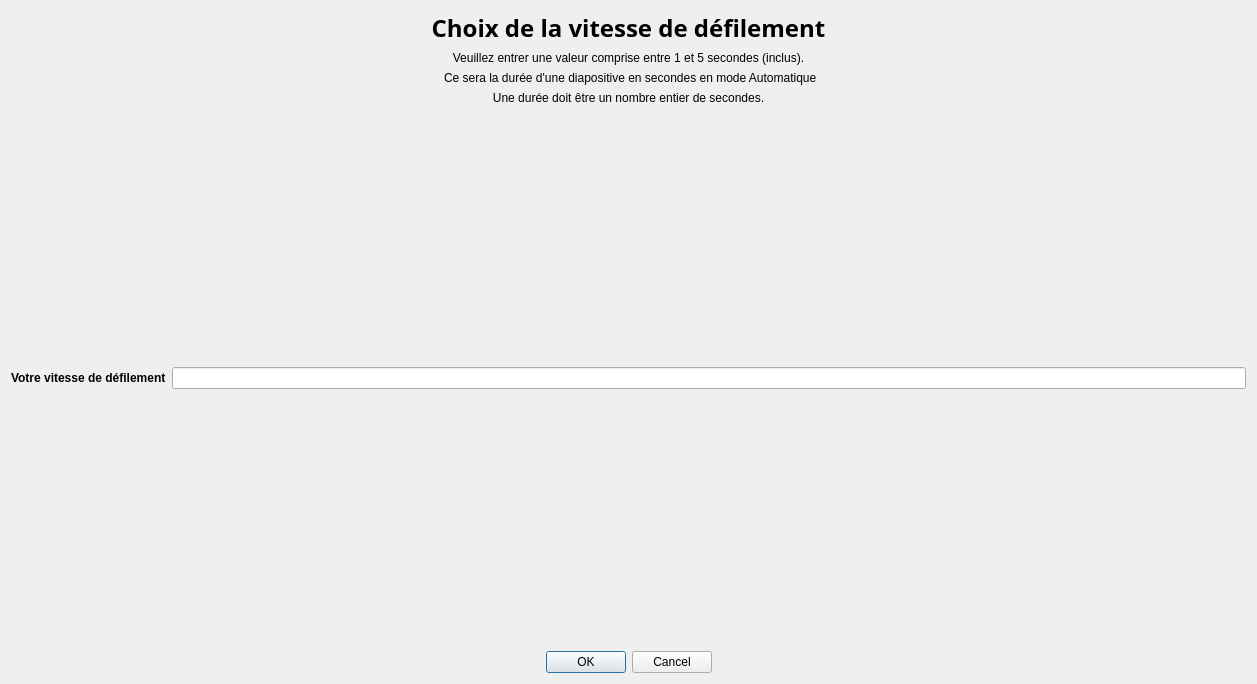
<?xml version="1.0" encoding="UTF-8"?>
<ui version="4.0">
 <class>choixVitesseDefilement</class>
 <widget class="QDialog" name="choixVitesseDefilement">
  <property name="geometry">
   <rect>
    <x>0</x>
    <y>0</y>
    <width>1257</width>
    <height>684</height>
   </rect>
  </property>
  <property name="windowTitle">
   <string>Dialog</string>
  </property>
  <layout class="QVBoxLayout" name="verticalLayout_2">
   <item>
    <layout class="QVBoxLayout" name="verticalLayout">
     <item>
      <widget class="QLabel" name="titre">
       <property name="font">
        <font>
         <family>Segoe UI Black</family>
         <pointsize>18</pointsize>
         <bold>true</bold>
        </font>
       </property>
       <property name="text">
        <string>Choix de la vitesse de défilement</string>
       </property>
       <property name="alignment">
        <set>Qt::AlignCenter</set>
       </property>
      </widget>
     </item>
     <item>
      <widget class="QLabel" name="desc1">
       <property name="text">
        <string>Veuillez entrer une valeur comprise entre 1 et 5 secondes (inclus).</string>
       </property>
       <property name="alignment">
        <set>Qt::AlignCenter</set>
       </property>
      </widget>
     </item>
     <item>
      <widget class="QLabel" name="desc2">
       <property name="text">
        <string> Ce sera la durée d'une diapositive en secondes en mode Automatique</string>
       </property>
       <property name="alignment">
        <set>Qt::AlignCenter</set>
       </property>
      </widget>
     </item>
     <item>
      <widget class="QLabel" name="label">
       <property name="text">
        <string>Une durée doit être un nombre entier de secondes.</string>
       </property>
       <property name="alignment">
        <set>Qt::AlignCenter</set>
       </property>
      </widget>
     </item>
     <item>
      <spacer name="verticalSpacer">
       <property name="orientation">
        <enum>Qt::Vertical</enum>
       </property>
       <property name="sizeHint" stdset="0">
        <size>
         <width>20</width>
         <height>40</height>
        </size>
       </property>
      </spacer>
     </item>
     <item>
      <layout class="QFormLayout" name="formLayout">
       <item row="0" column="0">
        <widget class="QLabel" name="titreSaisie">
         <property name="font">
          <font>
           <bold>true</bold>
          </font>
         </property>
         <property name="text">
          <string>Votre vitesse de défilement</string>
         </property>
        </widget>
       </item>
       <item row="0" column="1">
        <widget class="QLineEdit" name="choixUtilisateur"/>
       </item>
      </layout>
     </item>
     <item>
      <spacer name="verticalSpacer_2">
       <property name="orientation">
        <enum>Qt::Vertical</enum>
       </property>
       <property name="sizeHint" stdset="0">
        <size>
         <width>20</width>
         <height>40</height>
        </size>
       </property>
      </spacer>
     </item>
     <item>
      <widget class="QDialogButtonBox" name="buttonBox">
       <property name="font">
        <font>
         <family>Segoe UI</family>
        </font>
       </property>
       <property name="layoutDirection">
        <enum>Qt::LeftToRight</enum>
       </property>
       <property name="orientation">
        <enum>Qt::Horizontal</enum>
       </property>
       <property name="standardButtons">
        <set>QDialogButtonBox::Cancel|QDialogButtonBox::Ok</set>
       </property>
       <property name="centerButtons">
        <bool>true</bool>
       </property>
      </widget>
     </item>
    </layout>
   </item>
  </layout>
 </widget>
 <resources/>
 <connections>
  <connection>
   <sender>buttonBox</sender>
   <signal>rejected()</signal>
   <receiver>choixVitesseDefilement</receiver>
   <slot>reject()</slot>
   <hints>
    <hint type="sourcelabel">
     <x>316</x>
     <y>260</y>
    </hint>
    <hint type="destinationlabel">
     <x>286</x>
     <y>274</y>
    </hint>
   </hints>
  </connection>
  <connection>
   <sender>buttonBox</sender>
   <signal>accepted()</signal>
   <receiver>choixVitesseDefilement</receiver>
   <slot>accept()</slot>
   <hints>
    <hint type="sourcelabel">
     <x>248</x>
     <y>254</y>
    </hint>
    <hint type="destinationlabel">
     <x>157</x>
     <y>274</y>
    </hint>
   </hints>
  </connection>
 </connections>
</ui>
